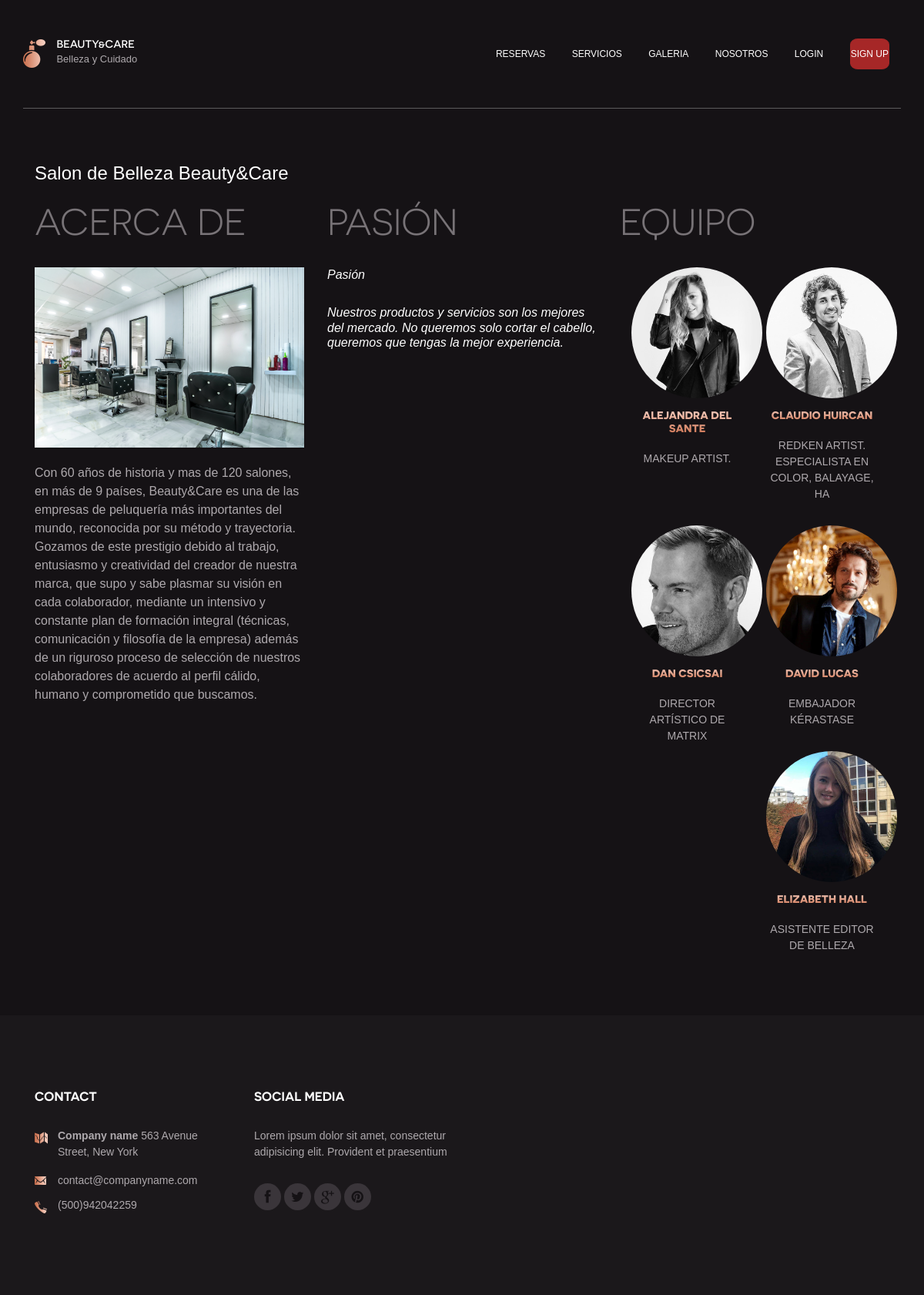
Screenshot of /nosotros/ with the database file from the repository.
### nosotros/models.py (models this page shows, shortened)
class Nosotros(models.Model):
    titulo = models.CharField(max_length=50)
    contenido = models.TextField()
    class Meta:
        verbose_name = 'nosotros'
        verbose_name_plural = 'nosotros'

class Pasion(models.Model):
    titulo = models.CharField(max_length=50)
    contenido = models.TextField()
    class Meta:
        verbose_name = 'pasion'
        verbose_name_plural = 'pasion'

class Profesional(models.Model):
    nombre = models.CharField(max_length=50)
    titulo = models.CharField(max_length=50)
    descripcion = models.TextField()
    imagen = models.ImageField(upload_to='profesional/')
    class Meta:
        verbose_name = 'profesional'
        verbose_name_plural = 'profesional'

### nosotros/views.py (the view)
# urls.py: path('', views.nosotros_lista , name='nosotros_lista'),
def nosotros_lista(request):
    nosotros = Nosotros.objects.last()
    pasion = Pasion.objects.all()
    profesional = Profesional.objects.all()
    context = {
        'nosotros' : nosotros ,
        'pasion' : pasion ,
        'profesional' : profesional
    }
    return render(request , 'Nosotros/nosotros.html' , context)

### nosotros/templates/Nosotros/nosotros.html (shortened to what this page needs)
{% extends 'base.html' %}
{% load static %}
{% block body %}
    <main class="main-content">
        <div class="page">
            <div class="container">
                <h2 class="slider-title">Salon de Belleza Beauty&Care</h2>
                <div class="row">
                    <div class="col-md-4">
                        <h3 class="section-title">{{nosotros.titulo}}</h3>
                        <figure><img src="{% static 'site_static/images/salon.jpg' %}" alt=""></figure>
                        <p>{{nosotros.contenido}}</p>
                    </div>
                    <div class="col-md-4">
                        <h3 class="section-title">Pasión</h3>
                        {% for info in pasion %}
                            <h4 style="font-style: italic;">{{info.titulo}}</p>
                            <p style="font-weight: lighter;">{{info.contenido}}</p>
                            <br>
                        {% endfor %}
                    </div>
                    <div class="col-md-4">
                        <h3 class="section-title">Equipo</h3>
                        {% for foto in profesional %}
                            <div class="col-md-6">
                                <div class="team small">
                                    <figure class="team-image"><img src="{{foto.imagen.url}}"></figure>
                                    <h3 class="team-name">{{foto.nombre}}</h3>
                                    <p>{{foto.titulo}}</p>
                                </div>
                            </div>
                        {% endfor %}
                    </div>
                </div>
            </div>
        </div>
    </main>
{% endblock body %}

### static/site_static/css/style.css (style rules this page uses)
article, aside, details, figcaption, figure, footer, header, hgroup, nav, section, summary { display: block; }
html { background: #fff; color: #000; -webkit-text-size-adjust: 100%; -ms-text-size-adjust: 100%; }
html, button, input, select, textarea { font-family: sans-serif; }
body { margin: 0; }
h2 { font-size: 1.5em; margin: 0.83em 0; }
h3 { font-size: 1.17em; margin: 1em 0; }
h4 { font-size: 1em; margin: 1.33em 0; }
img { border: 0; }
figure { margin: 0; }
*, *:before, *:after { -moz-box-sizing: border-box; box-sizing: border-box; }
body { background-color: #151215; color: #aea9ad; font-family: Arial, "Open Sans", serif; font-size: 16px; font-weight: 400; line-height: 1.5; }
p { margin-top: 0; }
.section-title { text-align: center; font-size: 48px; font-size: 3rem; text-transform: uppercase; color: #787377; margin: 0 0 50px; font-weight: 300; font-family: "Novecento Sans", "Open Sans", sans-serif; }
.team { display: block; text-align: center; margin-bottom: 30px; }
.team .team-image { width: 188px; height: 188px; border-radius: 50%; overflow: hidden; margin: 0 auto; }
.team .team-image img { display:block; max-width: 100%; width: 100%; }
.team .team-name { font-size: 24px; font-size: 1.5rem; text-transform: uppercase; font-weight: 300; font-family: "Novecento Sans", "Open Sans", sans-serif; background-image: -webkit-linear-gradient(90deg, #cc7250, #f7d0c2); -webkit-background-clip: text; -webkit-text-fill-color: transparent; margin-bottom: 20px; }
.team.small .team-image { width: 170px; height: 170px; }
.team.small .team-name { font-size: 14px; font-size: 0.875rem; font-weight: 700; }
.team.small p { font-size: 14px; font-size: 0.875rem; }
.container { margin-right: auto; margin-left: auto; padding-left: 15px; padding-right: 15px; *zoom: 1; }
.container:after { content: " "; clear: both; display: block; overflow: hidden; height: 0; }
@media (min-width: 768px) { .container { width: 750px; } }
@media (min-width: 992px) { .container { width: 970px; } }
@media (min-width: 1200px) { .container { width: 1170px; } }
.row { margin-left: -15px; margin-right: -15px; *zoom: 1; }
.row:after { content: " "; clear: both; display: block; overflow: hidden; height: 0; }
.col-xs-1, .col-sm-1, .col-md-1, .col-lg-1, .col-xs-2, .col-sm-2, .col-md-2, .col-lg-2, .col-xs-3, .col-sm-3, .col-md-3, .col-lg-3, .col-xs-4, .col-sm-4, .col-md-4, .col-lg-4, .col-xs-5, .col-sm-5, .col-md-5, .col-lg-5, .col-xs-6, .col-sm-6, .col-md-6, .col-lg-6, .col-xs-7, .col-sm-7, .col-md-7, .col-lg-7, .col-xs-8, .col-sm-8, .col-md-8, .col-lg-8, .col-xs-9, .col-sm-9, .col-md-9, .col-lg-9, .col-xs-10, .col-sm-10, .col-md-10, .col-lg-10, .col-xs-11, .col-sm-11, .col-md-11, .col-lg-11, .col-xs-12, .col-sm-12, .col-md-12, .col-lg-12 { position: relative; min-height: 1px; padding-left: 15px; padding-right: 15px; }
@media (min-width: 992px) { .col-md-1, .col-md-2, .col-md-3, .col-md-4, .col-md-5, .col-md-6, .col-md-7, .col-md-8, .col-md-9, .col-md-10, .col-md-11, .col-md-12 { float: left; } }
@media (min-width: 992px) { .col-md-4 { width: 33.33333%; } }
@media (min-width: 992px) { .col-md-6 { width: 50%; } }
.page { padding: 50px 0; }
.page h1, .page h2, .page h3, .page h4, .page h5, .page h6 { color: white; }
.page .section-title { text-align: left; color: #787377; font-size: 48px; font-size: 3rem; margin-bottom: 30px; }
.page p { margin-bottom: 30px; }
figure img { max-width: 100%; }
img { max-width: 100%; }

### rows the page displays
Nosotros: titulo "ACERCA DE", contenido "Con 60 años de historia y mas de 120 salones, en más de 9 países, Beauty&Care es una de las empresas de peluquería más importantes del mundo, reconocida por su método y trayectoria. Gozamos de este prestigio debido al trabajo, entusiasmo y creatividad del creador de nuestra marca, que supo y sabe plasmar su visión en cada colaborador, mediante un intensivo y constante plan de formación integral (técnicas, comunicación y filosofía de la empresa) además de un riguroso proceso de selección de nuestros colaboradores de acuerdo al perfil cálido, humano y comprometido que buscamos."
Pasion: titulo "Pasión", contenido "Nuestros productos y servicios son los mejores del mercado. No queremos solo cortar el cabello, queremos que tengas la mejor experiencia."
Profesional: imagen (picture), nombre "ALEJANDRA DEL SANTE", titulo "MAKEUP ARTIST."
Profesional: imagen (picture), nombre "CLAUDIO HUIRCAN", titulo "REDKEN ARTIST. ESPECIALISTA EN COLOR, BALAYAGE, HA"
Profesional: imagen (picture), nombre "DAN CSICSAI", titulo "DIRECTOR ARTÍSTICO DE MATRIX"
Profesional: imagen (picture), nombre "DAVID LUCAS", titulo "EMBAJADOR KÉRASTASE"
Profesional: imagen (picture), nombre "ELIZABETH HALL", titulo "ASISTENTE EDITOR DE BELLEZA"
